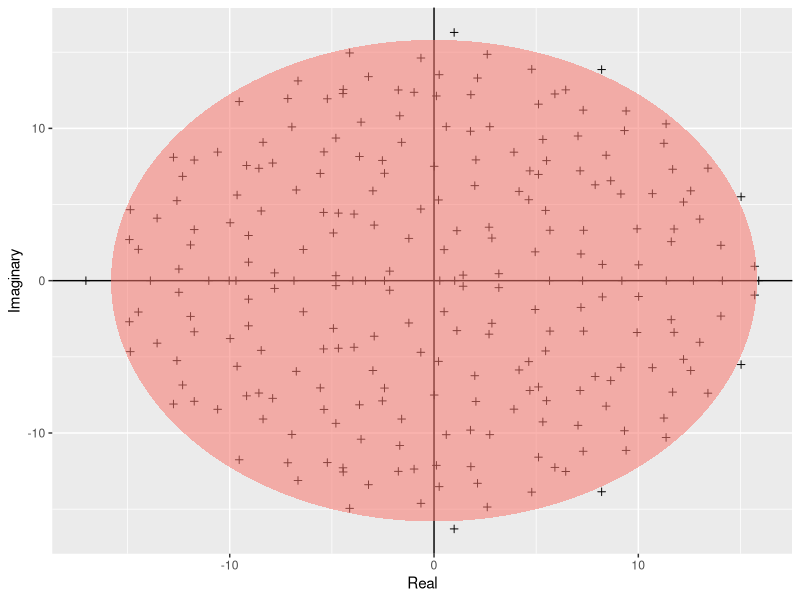

Here is the R script that generated this plot:
if (!require("ggplot2", character.only=T, quietly=T)) {
  install.packages("ggplot2")
  library("ggplot2", character.only=T)
}

#function object that calculate the ellipse
build_ellipse<-function(hradius,vradius){ #function that returns an ellipse
  npoints=250
  a<-seq(0,2*pi,length=npoints+1)
  x<-hradius*cos(a)
  y<-vradius*sin(a)
  return(data.frame(x=x,y=y))
}

N <- 250 # Assign size of the matrix
M <- matrix(rnorm(N * N), N, N) # Build the matrix
eigvals <- eigen(M)$values # Find the eigenvalues
eigDF <- data.frame("Real" = Re(eigvals), "Imaginary" = Im(eigvals)) # Build a dataframe
my_radius <- sqrt(N) # The radius of the circle is sqrt(N)
ellDF <- build_ellipse(my_radius, my_radius) # Dataframe to plot the ellipse

names(ellDF) <- c("Real", "Imaginary") # rename the columns
#plot the eigenvalues
p <- ggplot(eigDF, aes(x = Real, y = Imaginary))
p <- p +
  geom_point(shape = I(3)) +
  theme(legend.position = "none")

# now add the vertical and horizontal line
p <- p + geom_hline(aes(yintercept = 0))
p <- p + geom_vline(aes(xintercept = 0))

# finally, add the ellipse
p <- p + geom_polygon(data = ellDF, aes(x = Real, y = Imaginary, alpha = 1/20, fill = "red"))
pdf("../results/Girko.pdf")
print(p)
graphics.off()
